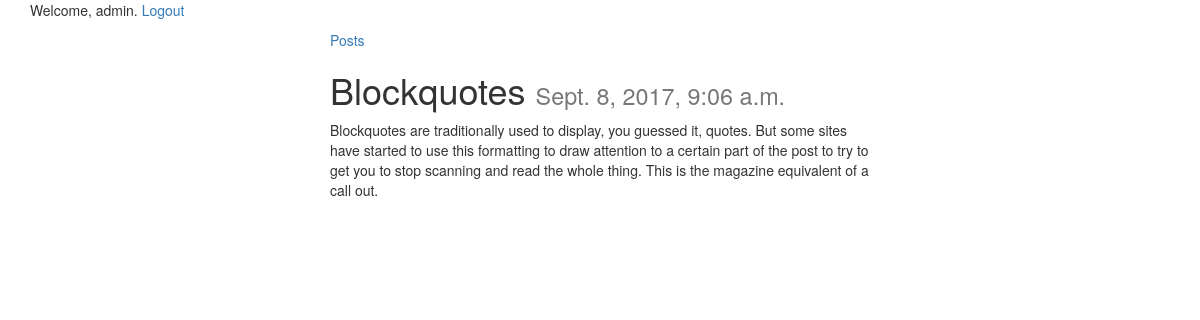
The app's page /posts/10/ (signed in) with its own data.
### posts/models.py (models this page shows, shortened)
class Post(models.Model):
    title = models.CharField(max_length=200)
    content = models.TextField()
    updated = models.DateTimeField(auto_now=True, auto_now_add=False)
    timestamp = models.DateTimeField(auto_now=False, auto_now_add=True)

### posts/views.py (the view)
# urls.py: url(r'^(?P<id>\d+)/$', post_detail, name='detail'),
def post_detail(request,id):
	instance = get_object_or_404(Post, id=id)
	if request.user.is_anonymous():
	    return render(request,"please_login.html",{})
	context = {
		"title": instance.title,
		"instance": instance,
	}
	return render(request, "post_detail.html", context)

### templates/post_detail.html
{% extends "base.html" %}
{% block content %}
<div class='col-sm-6 col-sm-offset-3'>
    <a href="{% url 'posts:index' %}" class="align-left">Posts</a>
<h1>{{ title }} <small>{{ instance.timestamp }}</small></h1>
{{ instance.content|linebreaks }}<br/>
</div>
{% endblock content %}

### templates/base.html (shortened to what this page needs)
{% load staticfiles %}
<html>
<head>
<link rel="stylesheet" href="https://maxcdn.bootstrapcdn.com/bootstrap/3.3.6/css/bootstrap.min.css">
<link rel="stylesheet" href="https://maxcdn.bootstrapcdn.com/bootstrap/3.3.6/css/bootstrap-theme.min.css">
</head>
<div class='container'>
    {% if user.is_authenticated %}
    <p>Welcome, {{ user.get_username }}. <a href="/logout">Logout</a></p>
{% else %}
    <p>Welcome, new user. Please <a href="/login">Log in</a>. OR <a href="/register">Register</a></p>
{% endif %}
{% block content %}{% endblock content %}
</div>
<body>
</html>

### records on screen
Post: title "Blockquotes", timestamp "Sept. 8, 2017, 9:06 a.m.", content "Blockquotes are traditionally used to display, you guessed it, quotes. But some sites have started to use this formatting to draw attention to a certain part of the post to try to get you to stop scanning and read the whole thing. This is the magazine equivalent of a call out."

### other values on screen
{{ user.get_username }} "admin"
